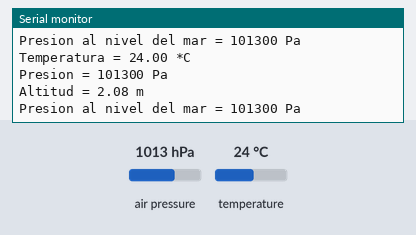
Recording of a sketch running on a simulated Arduino Uno, built with avr-gcc and run on an emulated ATmega328P. Parts: the last lines printed to the serial monitor. The test bench sets the inputs (shaded band); at power-on: air pressure 1013 hPa, temperature 24 °C.

Above: at 1.2 s.
1.3 s: air pressure set to 952 hPa
At 1.98 s:
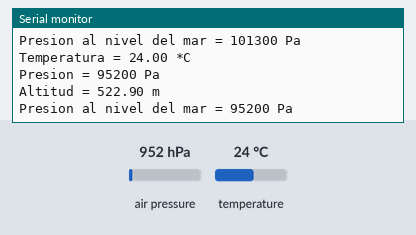
2.8 s: air pressure set to 1000 hPa
At 3.6 s:
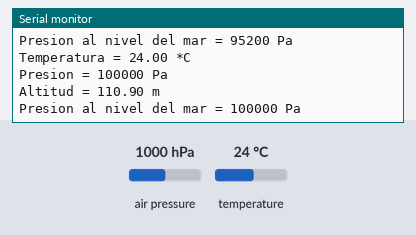
5.9 s: temperature set to 12 °C
Timing chart, 0 to 8.9 s (numbered marks = the images above; inputs shaded):
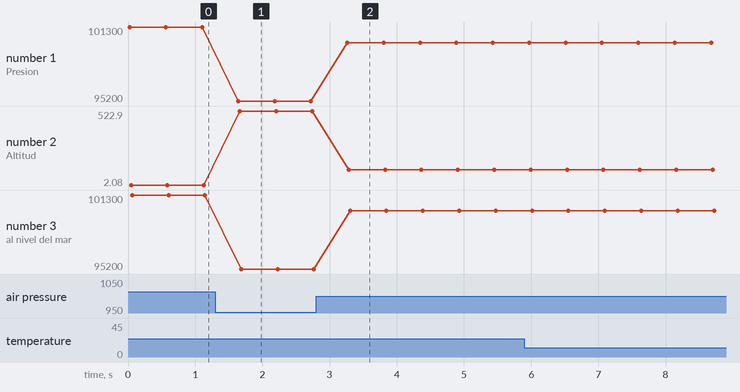

Measured:
- after the input at 1.3 s, the serial monitor: prints a new line after 0.34 s (image 1)
- after the input at 2.8 s, the serial monitor: prints a new line after 0.46 s (image 2)
- plotted number 1: 101300 → 95200 after the input at 1.3 s, 95200 → 100000 after the input at 2.8 s
- plotted number 2: 2.08 → 522.9 after the input at 1.3 s, 522.9 → 110.9 after the input at 2.8 s
- plotted number 3: 101300 → 95200 after the input at 1.3 s, 95200 → 100000 after the input at 2.8 s

The sketch:

BMP180Funcional.ino
```cpp
// Test funcional BMP180
#include <Wire.h>
#include <Adafruit_BMP085.h>

Adafruit_BMP085 bmp;

void setup() {
 Serial.begin(9600);
 if (!bmp.begin()) {
 Serial.println("Could not find a valid BMP085/BMP180 sensor, check wiring!");
 while (1) {}
 }
}

void loop() {
 Serial.print("Temperatura = ");
 Serial.print(bmp.readTemperature());
 Serial.println(" *C");

 Serial.print("Presion = ");
 Serial.print(bmp.readPressure());
 Serial.println(" Pa");

 // Calculate altitude assuming 'standard' barometric
 // pressure of 1013.25 millibar = 101325 Pascal
 Serial.print("Altitud = ");
 Serial.print(bmp.readAltitude());
 Serial.println(" m");

 Serial.print("Presion al nivel del mar = ");
 Serial.print(bmp.readSealevelPressure());
 Serial.println(" Pa");

 Serial.println();
 delay(500);
}
```
